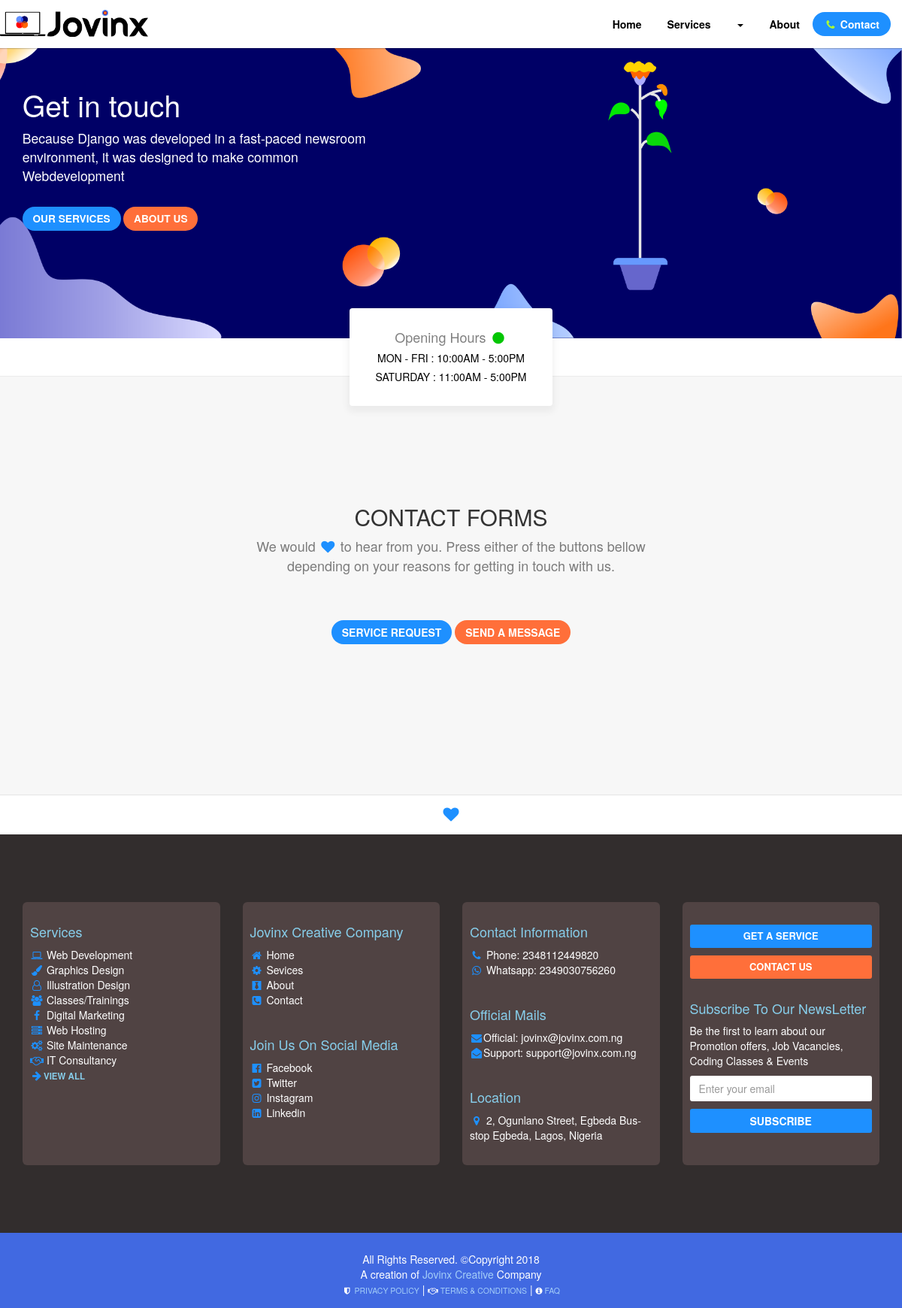
The app's page /contact with its own data.
### main_site/models.py (models this page shows, shortened)
class Service(models.Model):
    title = models.CharField(max_length=100)
    image_url = models.ImageField(upload_to='services/', unique=True)
    description = models.TextField()
    fontawesome_icon = models.CharField(max_length=25)
    sub_services = JSONField()

class JovinxInfo(models.Model):
    founder = models.CharField(max_length=100, editable=False, default='John Obi Chinemerem')
    company_name = models.CharField(max_length=50, default="Jovinx Creative Company")
    site_url = models.URLField(default='http://www.jovinx.com.ng')
    logo_url = models.ImageField(upload_to='logo/')
    history = models.TextField(blank=True)
    official_phone = models.BigIntegerField(blank=True, null=True)
    mobile = models.BigIntegerField(blank=True, null=True)
    whatsapp = models.BigIntegerField(blank=True, null=True)
    official_mail_address = models.EmailField(blank=True)
    support_mail_address = models.EmailField(blank=True)
    job_mail_address = models.EmailField(blank=True)
    headquarters_address = models.TextField(blank=True, null=True)
    address1 = models.TextField(blank=True, null=True)
    address2 = models.TextField(blank=True, null=True)
    established = models.DateField()

### main_site/views.py (the view)
# urls.py: path('contact', views.contact, name='contact'),
def contact(request):
    jovinx_data = JovinxInfo.objects.get(pk=1)
    services = Service.objects.all()
    context = {
        'jovinx_data':jovinx_data,
        'services': services,
        'contact_active': 'active',
        'this_year':this_year,
        'message_form':MessageForm,
        'service_request_form': ServiceRequstForm,
        'news_letter_form': NewsLetterForm
    }
    return render(request, 'main_site/contact.html', context)

### main_site/templates/main_site/contact.html (shortened to what this page needs)
{% extends 'main_site/base.html' %}
{% load static %}
{% block page_css %}
    <link rel="stylesheet" href="{% static 'main_site/css/contact.css' %}">
{% endblock page_css %}
{% block header %}
     <header id="header" >
        <div class="container">
            <div class="row" >
                <div id="header-text" class="col-lg-5 col-md-5 col-sm-6 col-xs-9">
                    <h2>Get in touch</h2>
                    <p>Because Django was developed in a fast-paced newsroom environment, it was designed to make common Webdevelopment</p>
                    <div class="header-btns">
                        <a class="btn btn-default" href="/services">OUR SERVICES</a>
                        <a class="btn btn-default" href="/about">ABOUT US</a>
                    </div>
                </div>
                <div id="opening-hours">
                    <div class="well text-center">
                        <h4 class="text-center">Opening Hours <i class="fa fa-circle fa-fw animated flash infinite" aria-hidden="true"></i></h4>
                        <h5>MON - FRI : <span>10:00AM - 5:00PM</span></h5>
                        <h5>SATURDAY  : <span>11:00AM - 5:00PM</span></h5>
                    </div>
                </div>
            </div>
        </div>
    </header>
{% endblock header %}
{% block content %}
    <section id="forms">
        <div class="container">
            <div class="row">
                <div class=" text-center col-lg-6 col-lg-offset-3 col-md-6 col-md-offset-3 col-sm-8 col-sm-offset-2 col-xs-10 col-xs-offset-1">
                    <h3>CONTACT FORMS</h3>
                    <p>We would <i style="color: dodgerblue" class="fa fa-heart fa-fw" aria-hidden="true"></i> to hear from you. Press either of the buttons bellow depending on your reasons for getting in touch with us. </p>
                </div>
            </div>
            <div id="contact-btns" class="row text-center">
                <a data-toggle="pill" href="#service_request_form" id="service-request" class="btn btn-primary">SERVICE REQUEST</a>
                <a data-toggle="pill" href="#message_form" id="message-us" class="btn btn-primary">SEND A MESSAGE</a>
            </div>
        </div>
    </section>
{% endblock content %}

### main_site/templates/main_site/base.html (shortened to what this page needs)
{% load staticfiles %}
<!DOCTYPE html>
<html lang="en">
<head>
    <link rel="stylesheet" href="{% static 'css/bootstrap.css' %}">
    <link rel="stylesheet" href="{% static 'css/font-awesome.min.css' %}">
    <link rel="stylesheet" href="{% static 'css/animate.css' %}">
    <link rel="stylesheet" href="{% static 'css/owl-carousel.css' %}">
    <link rel="stylesheet" href="{% static 'css/owl-theme.css' %}">
    <link rel="stylesheet" href="{% static '/main_site/css/base.css' %}">
    {% block page_css %}{% endblock page_css %}
</head>
<body>
    {% block nav %}
        <nav class="navbar navbar-default navbar-fixed-top">
            <div class="container">
                <div class="navbar-header">
                    <a class="navbar-brand" href="/">
                        <img alt="Brand" src="{% static 'images/logo.png' %}">
                    </a>
                </div>
                <div class="collapse navbar-collapse" id="bs-example-navbar-collapse-1">
                    <ul class="nav navbar-nav navbar-right">
                        <li class="{{ home_active }}"><a href="/">Home</a></li>
                        <li class="{{ service_active }}"><a href="/services">Services</a></li>
                        <li class="dropdown">
                            <a href="#" class="dropdown-toggle" data-toggle="dropdown" role="button" aria-haspopup="true" aria-expanded="false"> <span class="caret"></span></a>
                        </li>
                        <li class="{{ about_active }}"><a href="/about">About</a></li>
                        <li ><a  href="/contact"> <i class="fa fa-phone fa-fw animated flash infinite" aria-hidden="true"></i> Contact</a></li>
                    </ul>
                </div>
            </div>
        </nav>
    {% endblock nav %}
    {% block header %}
    {% endblock header %}
    {% block content %}
    {% endblock content %}
    {% block footer %}
        <section id="love" class="bottom">
            <div class="container">
                <div class="row text-center">
                    <i class="fa fa-heart fa-3x" aria-hidden="true"></i>
                </div>
            </div>
        </section>
        <section id="footer">
            <div class="container">
                <div class="row">
                    <div class="col-lg-3 col-md-3 col-sm-6 col-xs-12">
                        <div class="footer-section">
                            <h4>Services</h4>
                            <p>
                                {% for service in services %}
                                <i class="fa {{service.fontawesome_icon}} fa-fw" aria-hidden="true"></i> <a href="/services/{{ service.pk}}"> {{ service.title }} </a><br>
                                {% endfor %}
                                <i class="fa fa-arrow-right fa-fw" aria-hidden="true"></i><a style="font-weight: 800; font-size: 11.5px; color: skyblue" href="/services">VIEW ALL</a>
                            </p>
                        </div>
                    </div>
                    <div class="col-lg-3 col-md-3 col-sm-6 col-xs-12 text-left ">
                        <div class="footer-section">
                            <h4>Jovinx Creative Company</h4>
                            <p>
                                <a href="/"> <i class="fa fa-home fa-fw" aria-hidden="true"></i> Home</a><br>
                                <a href="/services"> <i class="fa fa-gear fa-fw" aria-hidden="true"></i> Sevices</a><br>
                                <a href="/about"> <i class="fa fa-black-tie fa-fw" aria-hidden="true"></i> About</a><br>
                                <a href="/contact"> <i class="fa fa-phone-square fa-fw" aria-hidden="true"></i> Contact</a>
                            </p>
                            <br>
                            <h4>Join Us On Social Media</h4>
                            <p>
                                <a href="#"> <i class="fa fa-facebook-official fa-fw" aria-hidden="true"></i> Facebook</a><br>
                                <a href="#"> <i class="fa fa-twitter-square fa-fw" aria-hidden="true"></i> Twitter</a><br>
                                <a href="#"> <i class="fa fa-instagram fa-fw" aria-hidden="true"></i> Instagram</a></i><br>
                                <a href="#"> <i class="fa fa-linkedin-square fa-fw" aria-hidden="true"></i> Linkedin</a>
                            </p>
                        </div>
                    </div>
                    <div class="col-lg-3 col-md-3 col-sm-6 col-xs-12 text-left">
                        <div class="footer-section">
                            <h4>Contact Information</h4>
                            <p>
                                <i class="fa fa-phone fa-fw" aria-hidden="true"></i> Phone: {{ jovinx_data.official_phone }}<br>
                                <i class="fa fa-whatsapp fa-fw" aria-hidden="true"></i> Whatsapp: {{ jovinx_data.whatsapp }}<br>
                            </p>
                            <br>
                            <h4>Official Mails</h4>
                            <p>
                                <i class="fa fa-envelope fa-fw" aria-hidden="true"></i>Official: <a href="mailto:{{ jovinx_data.official_mail_address }}"> {{ jovinx_data.official_mail_address }}</a><br>
                                <i class="fa fa-envelope-open fa-fw" aria-hidden="true"></i>Support: <a href="mailto:{{ jovinx_data.support_mail_address }}"> {{ jovinx_data.support_mail_address }}  </a><br>
                            </p>
                            <br>
                            <h4>Location</h4>
                            <p> <i class="fa fa-map-marker fa-fw" aria-hidden="true"></i> {{jovinx_data.address1}} </p>
                        </div>
                    </div>
                    <div id="footer_form" class="col-lg-3 col-md-3 col-sm-6 col-xs-12">
                        <div class="footer-section">
                            <section class="footer-call-to-action" id="middle-call-to-action">
                                <div class="row">
                                    <div class="footer-btn-container col-lg-12 col-md-12 col-sm-6 col-xs-6">
                                        <a class="btn btn-default" href="#" data-toggle="modal" data-target="#service_request_modal" >GET A SERVICE</a>
                                    </div>
                                    <div class="footer-btn-container col-lg-12 col-md-12 col-sm-6 col-xs-6">
                                        <a class="btn btn-default" href="/contact">CONTACT US</a>
                                    </div>
                                </div>
                            </section>
                            <br>
                            <h4>Subscribe To Our NewsLetter</h4>
                            <p>Be the first to learn about our Promotion offers, Job Vacancies, Coding Classes & Events</p>
                            <form action="/news_letter_subscription" method="POST" >
                                <div class="form-group">
                                    {{news_letter_form.user_email}}
                                    <button style="margin-top: 10px;" type="submit" class="btn btn-primary btn-block"> SUBSCRIBE </button>
                                </div>
                            </form>
                        </div>
                    </div>
                </div>
            </div>
        </section>
        <section id="footer-lower" class="darkblue-bg">
            <div class="container text-center">
                <div class="row">
                    <p>All Rights Reserved. &copyCopyright {{ this_year }} <br> A creation of <a href="/"> Jovinx Creative</a> Company</p>
                    <ul>
                        <li> <a href="#" > <h4> <i class="fa fa-shield fa-fw" aria-hidden="true"></i> PRIVACY POLICY</h4> </a> </li> |
                        <li> <a href="#" > <h4> <i class="fa fa-handshake-o fa-fw" aria-hidden="true"></i> TERMS & CONDITIONS</h4> </a> </li> |
                        <li> <a href="#" > <h4> <i class="fa fa-info-circle" aria-hidden="true"></i> FAQ</h4> </a> </li>
                    </ul>
                </div>
            </div>
        </section>
    {% endblock footer %}
</body>
</html>

### records on screen
Service: title "Web Development"
Service: title "Graphics Design"
Service: title "Illustration Design"
Service: title "Classes/Trainings"
Service: title "Digital Marketing"
Service: title "Web Hosting"
Service: title "Site Maintenance"
Service: title "IT Consultancy"
JovinxInfo: official_phone "2348112449820", whatsapp "2349030756260", official_mail_address "jovinx@jovinx.com.ng", support_mail_address "support@jovinx.com.ng", address1 "2, Ogunlano Street, Egbeda Bus-stop Egbeda, Lagos, Nigeria"

### other values on screen
{{ this_year }} "2018"
